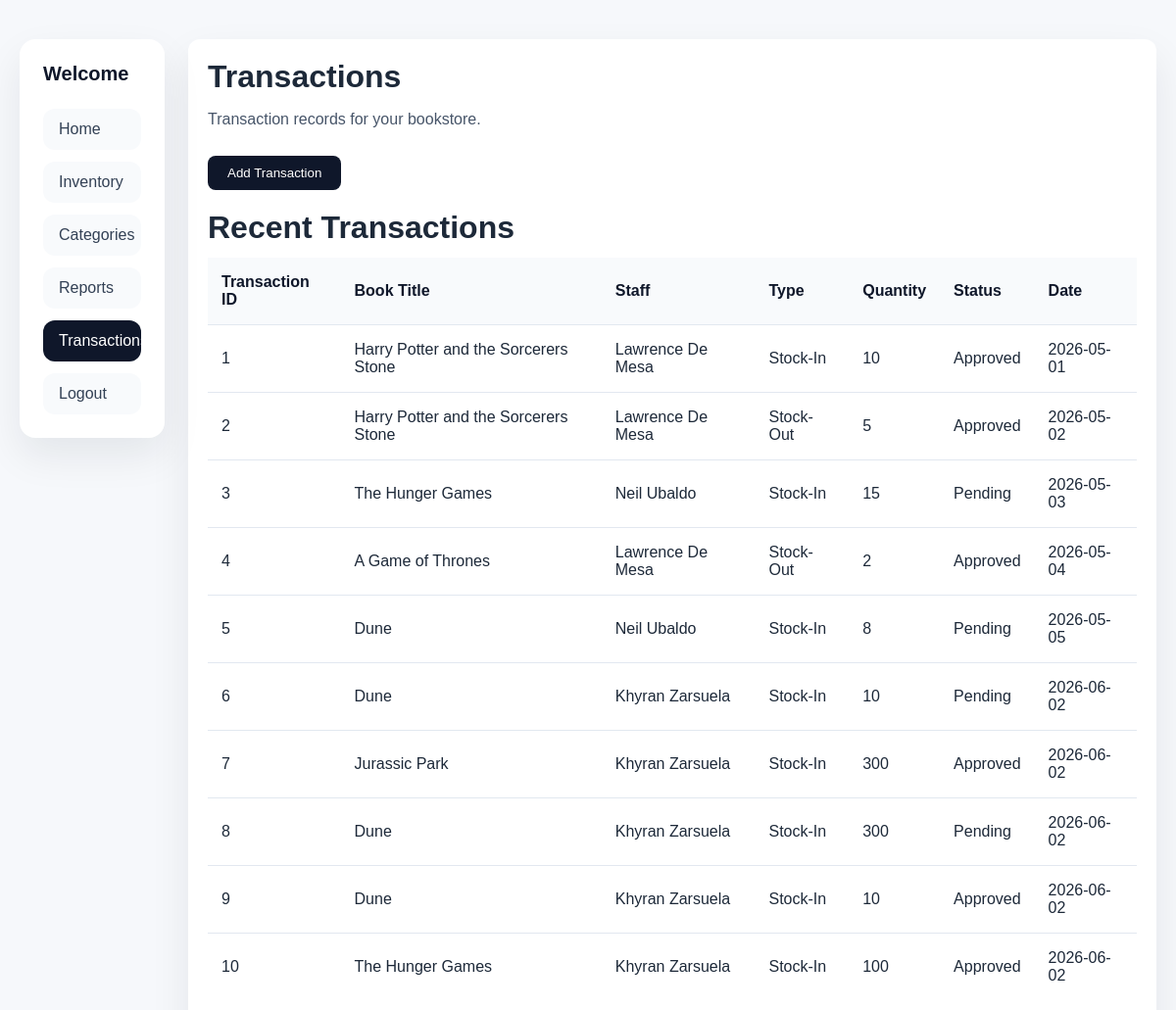
Screenshot of /transactions.php with the database file from the repository.
### tables this page shows
CREATE TABLE `inventory_transactions` (
  `transaction_id` int(11) NOT NULL,
  `book_id` int(11) NOT NULL,
  `user_id` int(11) NOT NULL,
  `transaction_type` enum('Stock-In','Stock-Out') NOT NULL,
  `quantity` int(11) NOT NULL,
  `status` enum('Pending','Approved','Rejected') NOT NULL,
  `transaction_date` date NOT NULL
);

CREATE TABLE `books` (
  `book_id` int(11) NOT NULL,
  `isbn` varchar(20) NOT NULL,
  `title` varchar(150) NOT NULL,
  `author_id` int(11) NOT NULL,
  `category_id` int(11) NOT NULL,
  `price` decimal(10,2) NOT NULL,
  `stock_quantity` int(11) NOT NULL
);

CREATE TABLE `users` (
  `user_id` int(11) NOT NULL,
  `role_id` int(11) NOT NULL,
  `full_name` varchar(100) NOT NULL,
  `username` varchar(50) NOT NULL,
  `password` varchar(255) NOT NULL,
  `status` enum('Active','Inactive') NOT NULL
);

### get.php (called while the page is built, shortened)
<?php
    include "database.php";
    $queryTransactions = "SELECT inventory_transactions.transaction_id, books.title, users.full_name, inventory_transactions.transaction_type, inventory_transactions.quantity, inventory_transactions.status, inventory_transactions.transaction_date
                        FROM inventory_transactions
                        INNER JOIN books ON inventory_transactions.book_id = books.book_id
                        INNER JOIN users ON inventory_transactions.user_id = users.user_id;";
    $sqlTransactions = mysqli_query($connection, $queryTransactions);
?>

### transactions.php (the view, shortened to what this page needs)
<?php
    include "get.php";
?>
<!DOCTYPE html>
<html lang="en">
<head>
    <link rel="stylesheet" href="styles.css">
</head>
<body>
    <div class="layout">
        <aside class="sidebar">
            <div class="sidebar-header">
                <h2>Welcome</h2>
            </div>
            <nav class="sidebar-nav">
                <a href="index.php">Home</a>
                <a href="index2.php">Inventory</a>
                <a href="categories.php">Categories</a>
                <a href="reports.php">Reports</a>
                <a href="#" style="background: #0f172a; color: #ffffff; text-align: center;">Transactions</a>
                <a href="Login.php">Logout</a>
            </nav>
        </aside>
        <div class="container">
            <h1>Transactions</h1>
            <p>Transaction records for your bookstore.</p>
            <button class="addTransaction-btn" onclick="window.location.href='addTransaction.php'">Add Transaction</button>
             <table class="inventory-table">
                <h1>Recent Transactions</h1>
                <thead>
                    <tr>
                        <th>Transaction ID</th>
                        <th>Book Title</th>
                        <th>Staff</th>
                        <th>Type</th>
                        <th>Quantity</th>
                        <th>Status</th>
                        <th>Date</th>
                    </tr>
                </thead>
                <tbody>
                    <?php while($results = mysqli_fetch_array($sqlTransactions)) { ?>
                    <tr>
                        <td><?php echo $results['transaction_id']; ?></td>
                        <td><?php echo $results['title']; ?></td>
                        <td><?php echo $results['full_name']; ?></td>
                        <td><?php echo $results['transaction_type']; ?></td>
                        <td><?php echo $results['quantity']; ?></td>
                         <td><?php echo $results['status']; ?></td>
                        <td><?php echo $results['transaction_date']; ?></td>
                    </tr>
                    <?php } ?>
                </tbody>
            </table>
        </div>
    </div>
</body>
</html>

### styles.css (style rules this page uses)
body { font-family: Arial, sans-serif; margin: 0; padding: 20px; background-color: #f6f8fb; color: #1d2939; }
.layout { display: flex; gap: 24px; max-width: 1300px; margin: 0 auto; padding: 20px 0; }
.sidebar { width: 100px; padding: 24px; background: #ffffff; border-radius: 16px; box-shadow: 0 18px 40px rgba(15, 23, 42, 0.08); position: sticky; top: 20px; align-self: flex-start; }
.sidebar-header { display: flex; flex-direction: column; gap: 16px; margin-bottom: 24px; }
.sidebar-header h2 { margin: 0; font-size: 1.25rem; color: #0f172a; }
.sidebar-nav { display: flex; flex-direction: column; gap: 12px; }
.sidebar-nav a { display: block; padding: 12px 16px; border-radius: 12px; text-decoration: none; color: #334155; background: #f8fafc; transition: background-color 0.2s ease, transform 0.2s ease; }
.container { flex: 1; padding: 20px; background: #ffffff; border-radius: 12px; box-shadow: 0 18px 40px rgba(15, 23, 42, 0.08); }
h1 { margin: 0 0 12px; font-size: 2rem; }
p { margin: 0 0 24px; color: #475569; line-height: 1.6; }
.inventory-table { width: 100%; border-collapse: collapse; margin-bottom: 20px; }
.inventory-table th, .inventory-table td { padding: 16px 14px; text-align: left; border-bottom: 1px solid #e2e8f0; }
.inventory-table th { background: #f8fafc; font-weight: 700; color: #0f172a; }
.inventory-table tbody tr:last-child td { border-bottom: none; }

### transactions.php (style rules this page uses)
.addTransaction-btn { background:#0f172a; color: #ffffff; border: none; border-radius: 8px; padding: 10px 20px; margin-bottom: 20px; cursor:pointer; transition: all 0.3s ease; }

### rows the page displays
inventory_transactions: transaction_id "1", book.title "Harry Potter and the Sorcerers Stone", user.full_name "Lawrence De Mesa", transaction_type "Stock-In", quantity "10", status "Approved", transaction_date "2026-05-01"
inventory_transactions: transaction_id "2", book.title "Harry Potter and the Sorcerers Stone", user.full_name "Lawrence De Mesa", transaction_type "Stock-Out", quantity "5", status "Approved", transaction_date "2026-05-02"
inventory_transactions: transaction_id "3", book.title "The Hunger Games", user.full_name "Neil Ubaldo", transaction_type "Stock-In", quantity "15", status "Pending", transaction_date "2026-05-03"
inventory_transactions: transaction_id "4", book.title "A Game of Thrones", user.full_name "Lawrence De Mesa", transaction_type "Stock-Out", quantity "2", status "Approved", transaction_date "2026-05-04"
inventory_transactions: transaction_id "5", book.title "Dune", user.full_name "Neil Ubaldo", transaction_type "Stock-In", quantity "8", status "Pending", transaction_date "2026-05-05"
inventory_transactions: transaction_id "6", book.title "Dune", user.full_name "Khyran Zarsuela", transaction_type "Stock-In", quantity "10", status "Pending", transaction_date "2026-06-02"
inventory_transactions: transaction_id "7", book.title "Jurassic Park", user.full_name "Khyran Zarsuela", transaction_type "Stock-In", quantity "300", status "Approved", transaction_date "2026-06-02"
inventory_transactions: transaction_id "8", book.title "Dune", user.full_name "Khyran Zarsuela", transaction_type "Stock-In", quantity "300", status "Pending", transaction_date "2026-06-02"
inventory_transactions: transaction_id "9", book.title "Dune", user.full_name "Khyran Zarsuela", transaction_type "Stock-In", quantity "10", status "Approved", transaction_date "2026-06-02"
inventory_transactions: transaction_id "10", book.title "The Hunger Games", user.full_name "Khyran Zarsuela", transaction_type "Stock-In", quantity "100", status "Approved", transaction_date "2026-06-02"
